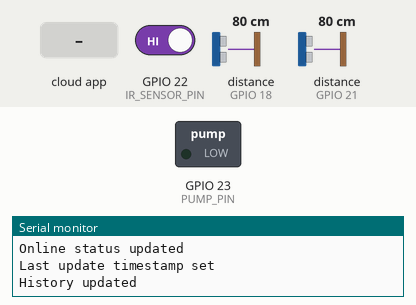
Simulated run of this sketch. Board: ESP32. Shown: switched loads named in the sketch (green lamp = pin HIGH), the last lines printed to the serial monitor. Wiring (inferred from the names in the program): 2 × ultrasonic range finder: trigger GPIO 5, echo GPIO 18 / trigger GPIO 19, echo GPIO 21. Inputs (shaded band) come from the test bench; at power-on: GPIO 22 (IR_SENSOR_PIN) HIGH, distance to the obstacle (sensors on GPIO 18, GPIO 21) 80 cm. The echo pulse lasts 58.3 µs per cm; WiFi joins after 1.5 s; servers stay silent unless stated; the Firebase database answers and starts empty; pins used as bus, display or sensor lines are not drawn.

Above: at 2.7 s.
2.8 s: the phone or cloud app sets command to start
At 5.7 s:
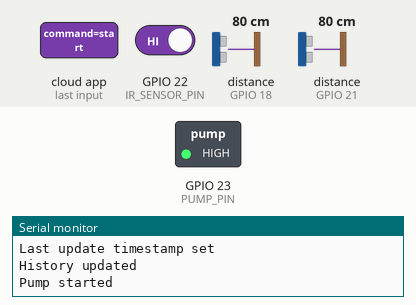
6.0 s: the phone or cloud app sets command to stop
Timing chart, 0 to 11.2 s (numbered marks = the images above; inputs shaded):
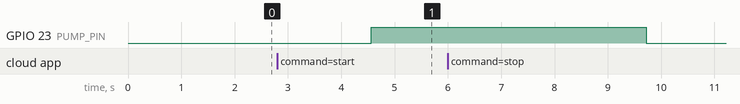

The sketch:

esp32_firebase.ino
```cpp
#include <WiFi.h>
#include <Firebase_ESP_Client.h>
#include "addons/TokenHelper.h"
#include "addons/RTDBHelper.h"

// WiFi credentials
#define WIFI_SSID "YOUR_WIFI_SSID"
#define WIFI_PASSWORD "YOUR_WIFI_PASSWORD"

// Firebase credentials
#define API_KEY "YOUR_FIREBASE_API_KEY"
#define DATABASE_URL "YOUR_FIREBASE_DATABASE_URL"

// Sensor pins
#define TRIG_PIN_TANK 5
#define ECHO_PIN_TANK 18
#define TRIG_PIN_BOWL 19
#define ECHO_PIN_BOWL 21
#define IR_SENSOR_PIN 22
#define PUMP_PIN 23

// Firebase objects
FirebaseData fbdo;
FirebaseAuth auth;
FirebaseConfig config;

unsigned long sendDataPrevMillis = 0;
bool signupOK = false;

void setup() {
  Serial.begin(115200);

  // Initialize pins
  pinMode(TRIG_PIN_TANK, OUTPUT);
  pinMode(ECHO_PIN_TANK, INPUT);
  pinMode(TRIG_PIN_BOWL, OUTPUT);
  pinMode(ECHO_PIN_BOWL, INPUT);
  pinMode(IR_SENSOR_PIN, INPUT);
  pinMode(PUMP_PIN, OUTPUT);
  digitalWrite(PUMP_PIN, LOW);

  // Connect to WiFi
  WiFi.begin(WIFI_SSID, WIFI_PASSWORD);
  Serial.print("Connecting to WiFi");
  while (WiFi.status() != WL_CONNECTED) {
    Serial.print(".");
    delay(300);
  }
  Serial.println();
  Serial.print("Connected with IP: ");
  Serial.println(WiFi.localIP());

  // Configure Firebase
  config.api_key = API_KEY;
  config.database_url = DATABASE_URL;

  // Sign up (anonymous)
  if (Firebase.signUp(&config, &auth, "", "")) {
    Serial.println("Firebase signup OK");
    signupOK = true;
  } else {
    Serial.printf("Firebase signup failed: %s\n", config.signer.signupError.message.c_str());
  }

  config.token_status_callback = tokenStatusCallback;

  Firebase.begin(&config, &auth);
  Firebase.reconnectWiFi(true);
}

int readUltrasonic(int trigPin, int echoPin) {
  digitalWrite(trigPin, LOW);
  delayMicroseconds(2);
  digitalWrite(trigPin, HIGH);
  delayMicroseconds(10);
  digitalWrite(trigPin, LOW);

  long duration = pulseIn(echoPin, HIGH);
  int distance = duration * 0.034 / 2;

  return distance;
}

int calculateWaterLevel(int distance, int maxDistance) {
  int level = map(distance, 0, maxDistance, 100, 0);
  return constrain(level, 0, 100);
}

void loop() {
  if (Firebase.ready() && signupOK && (millis() - sendDataPrevMillis > 2000 || sendDataPrevMillis == 0)) {
    sendDataPrevMillis = millis();

    // Read sensors
    int tankDistance = readUltrasonic(TRIG_PIN_TANK, ECHO_PIN_TANK);
    int tankLevel = calculateWaterLevel(tankDistance, 30);

    int bowlDistance = readUltrasonic(TRIG_PIN_BOWL, ECHO_PIN_BOWL);
    int bowlLevel = calculateWaterLevel(bowlDistance, 10);

    int petDetected = digitalRead(IR_SENSOR_PIN) == LOW;

    // Update device data in Firebase
    if (Firebase.RTDB.setInt(&fbdo, "device/tankLevel", tankLevel)) {
      Serial.println("Tank level updated");
    } else {
      Serial.println("Failed to update tank level: " + fbdo.errorReason());
    }

    if (Firebase.RTDB.setInt(&fbdo, "device/bowlLevel", bowlLevel)) {
      Serial.println("Bowl level updated");
    }

    if (Firebase.RTDB.setBool(&fbdo, "device/petDetected", petDetected)) {
      Serial.println("Pet detection updated");
    }

    if (Firebase.RTDB.setBool(&fbdo, "device/isOnline", true)) {
      Serial.println("Online status updated");
    }

    if (Firebase.RTDB.setString(&fbdo, "device/lastUpdate", String(millis()))) {
      Serial.println("Last update timestamp set");
    }

    // Add to history
    String historyPath = "history/" + String(millis());
    FirebaseJson json;
    json.set("timestamp", String(millis()));
    json.set("tankLevel", tankLevel);

    if (Firebase.RTDB.setJSON(&fbdo, historyPath.c_str(), &json)) {
      Serial.println("History updated");
    }

    // Check for control commands
    if (Firebase.RTDB.getString(&fbdo, "control/command")) {
      String command = fbdo.stringData();

      if (command == "start") {
        digitalWrite(PUMP_PIN, HIGH);
        Firebase.RTDB.setBool(&fbdo, "device/dispensing", true);
        Serial.println("Pump started");

        // Auto-stop after 5 seconds
        delay(5000);
        digitalWrite(PUMP_PIN, LOW);
        Firebase.RTDB.setBool(&fbdo, "device/dispensing", false);
        Firebase.RTDB.setString(&fbdo, "control/command", "");
        Serial.println("Pump stopped");
      } else if (command == "stop") {
        digitalWrite(PUMP_PIN, LOW);
        Firebase.RTDB.setBool(&fbdo, "device/dispensing", false);
        Firebase.RTDB.setString(&fbdo, "control/command", "");
        Serial.println("Pump stopped manually");
      }
    }
  }
}
```

Measured:
- after the input at 2.8 s, GPIO 23 (PUMP_PIN): LOW → HIGH after 1.8 s
